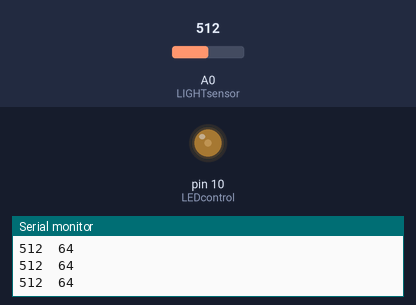
A sketch run on a simulated Arduino Uno, built with avr-gcc and run on an emulated ATmega328P. On the bench: output pins drawn as LEDs (lit = HIGH), the last lines printed to the serial monitor. Inputs (shaded band) come from the test bench; at power-on: A0 (LIGHTsensor) = 512.

Above: at 1.3 s.
1.4 s: A0 (LIGHTsensor) set to 716
At 2.1 s:
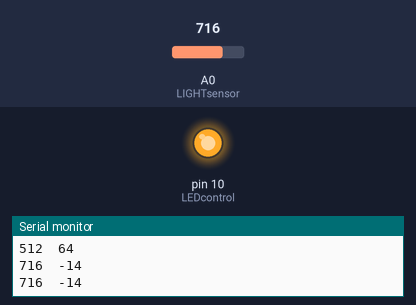
3.0 s: A0 (LIGHTsensor) set to 689
4.5 s: A0 (LIGHTsensor) set to 681
At 5.7 s:
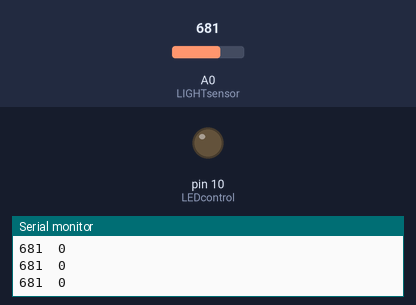
6.0 s: A0 (LIGHTsensor) set to 306
At 6.9 s:
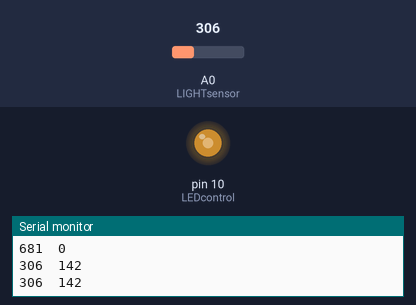
7.5 s: A0 (LIGHTsensor) set to 511
At 8.1 s:
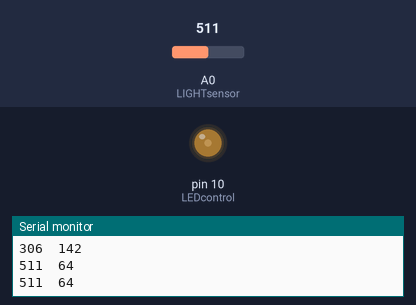
9.0 s: A0 (LIGHTsensor) set to 900
At 9.3 s:
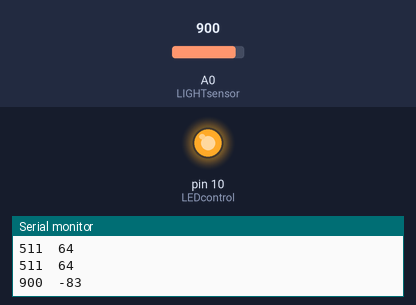
Timing chart, 0 to 11.5 s (numbered marks = the images above; inputs shaded):
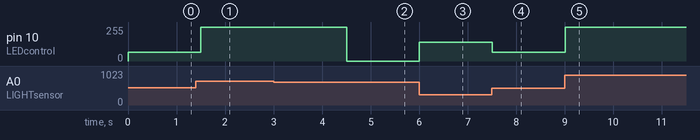

The sketch:

week6.ino
```cpp
const int LEDcontrol = 10;
const int LIGHTsensor = 0;

  void setup()
{
  Serial.begin(9600);
  pinMode(LEDcontrol, OUTPUT);
}

void loop()
{
  int a0 = analogRead(LIGHTsensor);
  Serial.print(a0);
  int led = map(a0, 6, 679, 255, 0);
  Serial.print("  ");
  Serial.println(led);
  analogWrite(LEDcontrol, led);
  delay(500);
}
```

Measured:
- the behaviour switches between 682 and 681 on A0 (LIGHTsensor) (found by bisection; images 1 and 2)
- after the input at 1.4 s, pin 10 (LEDcontrol): 64/255 → 255/255 after 0.10 s
- after the input at 4.5 s, pin 10 (LEDcontrol): 255/255 → 0/255 at once
- after the input at 6.0 s, pin 10 (LEDcontrol): 0/255 → 142/255 at once
- after the input at 7.5 s, pin 10 (LEDcontrol): 142/255 → 64/255 at once
- after the input at 9.0 s, pin 10 (LEDcontrol): 64/255 → 255/255 at once
